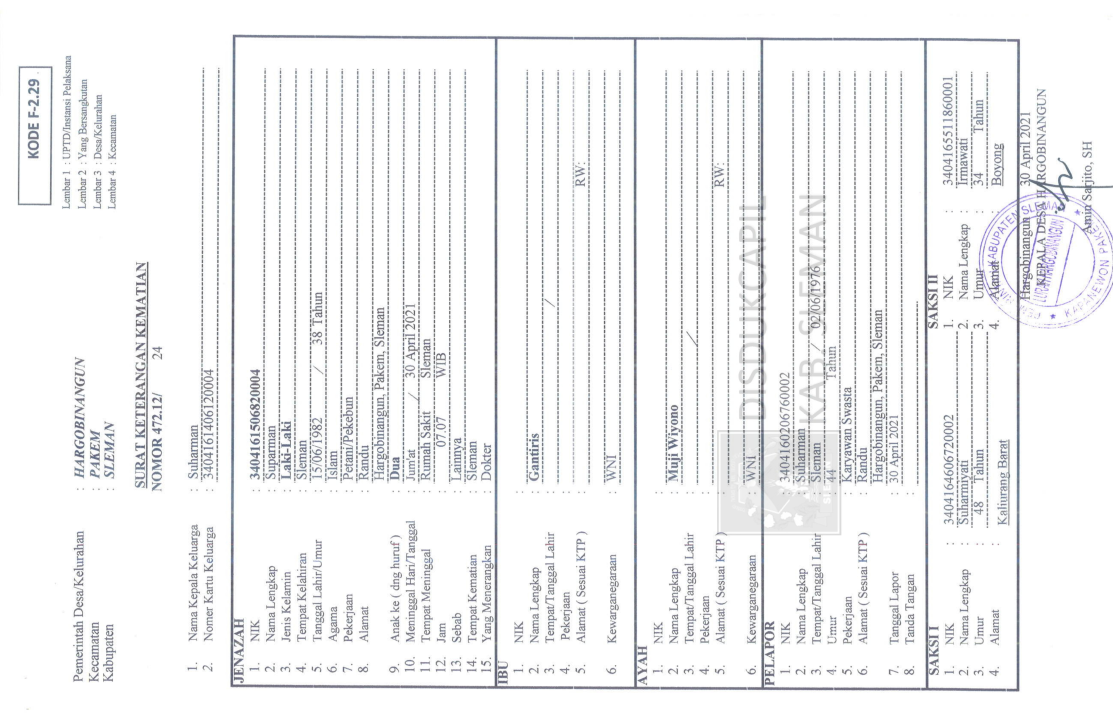
#> input picture FILE 1/ConvertedImages/PDF1_5.jpg, 7791 x 5095 px, found by its file name (shown at 1/7 size)
$ python PDF1_5.py
#> lines starting #> are read from the running program, lines starting #| are printed output that depends on the picture
import pytesseract
from PIL import Image, ImageEnhance

def sharpen_image(image):
    enhancer = ImageEnhance.Sharpness(image)
    sharpened_image = enhancer.enhance(3.0)
    return sharpened_image

def image_rotated(image):
    rotated_image = image.rotate(270, expand=True)
    return rotated_image

def ocr_with_array_per_word(image_path):
    try:
        image = Image.open(image_path)
#> image is the input picture: PIL image 7791x5095 RGB; mean R, G, B 243, 243.4, 244.3
    except IOError:
        print("Unable to open image file")
        return []

    sharpened_image = sharpen_image(image)
    rotated_image = image_rotated(sharpened_image)
#> in image_rotated, `rotated_image = image.rotate(270, expand=True)`:
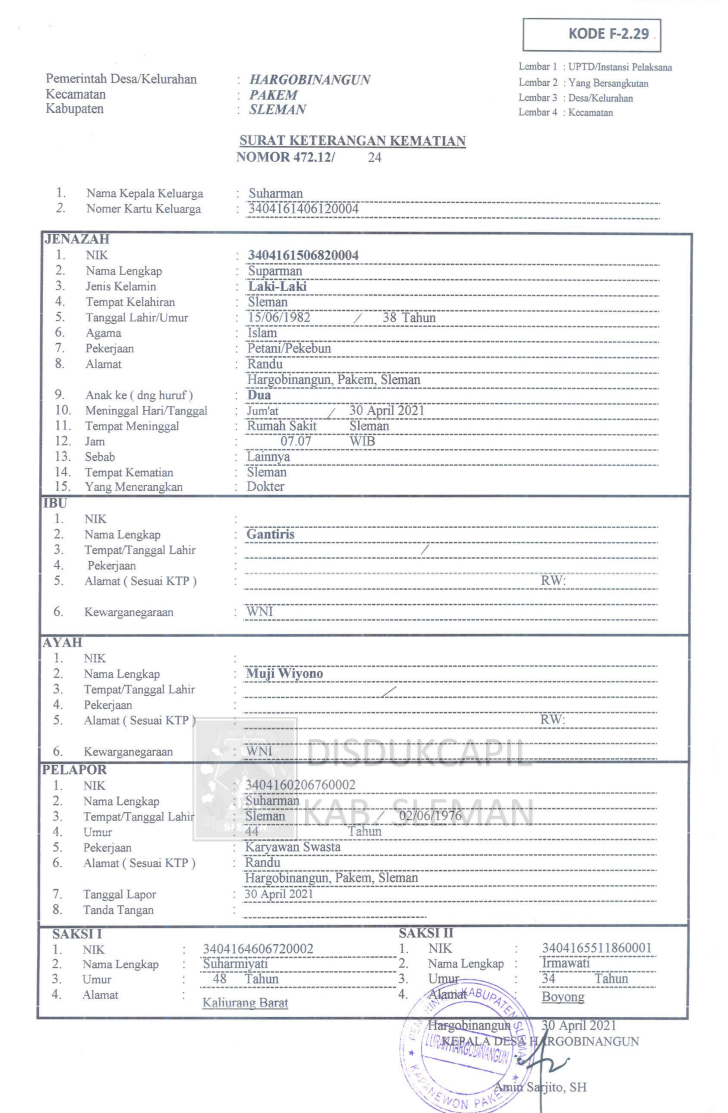
#> rotated_image: PIL image 5095x7791 RGB (shown at 1/7 size); mean R, G, B 243, 243.3, 244.2

    try:
#> (the run stopped early here; a loop or call above may not have finished)
